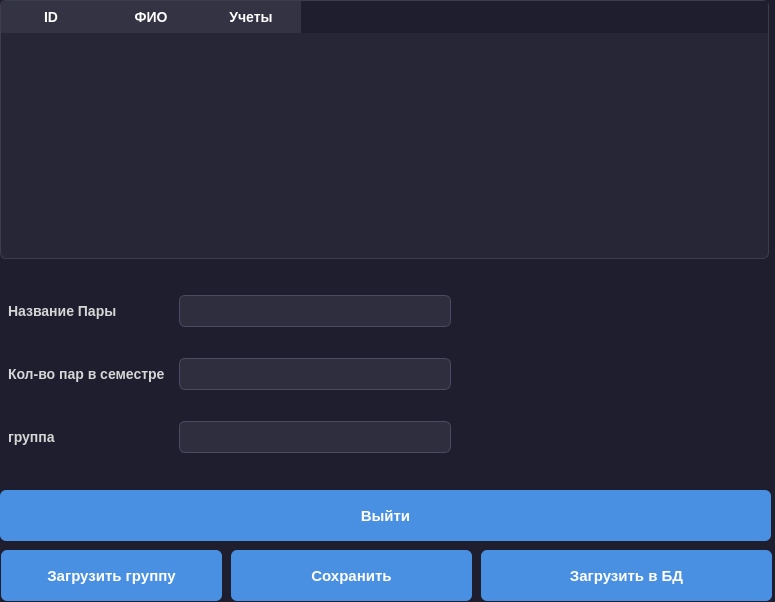
<?xml version="1.0" encoding="UTF-8"?>
<ui version="4.0">
 <class>accountingassessments</class>
 <widget class="QWidget" name="accountingassessments">
  <property name="geometry">
   <rect>
    <x>0</x>
    <y>0</y>
    <width>775</width>
    <height>602</height>
   </rect>
  </property>
  <property name="windowTitle">
   <string>Form</string>
  </property>
  <property name="styleSheet">
   <string notr="true">/* Общий стиль для всего приложения */
QWidget {
    background-color: #1e1e2f;
    color: #e0e0e0;
    font-family: 'Segoe UI', Tahoma, Geneva, Verdana, sans-serif;
    font-size: 14px;
}

/* Группа */
QGroupBox {
    border: 1px solid #3a3f4b;
    border-radius: 8px;
    margin-top: 20px;
    padding: 12px 16px;
    background-color: #2b2b3c;
    color: #e0e0e0;
}

QGroupBox:title {
    subcontrol-origin: margin;
    subcontrol-position: top left;
    padding: 0 6px;
    font-weight: bold;
    font-size: 15px;
    color: #ffffff;
}

/* Метки */
QLabel {
    color: #d6d6d6;
    font-size: 14px;
    font-weight: 500;
    padding: 2px 4px;
}

QLabel#sectionTitle {
    font-size: 18px;
    font-weight: bold;
    color: #87cefa; /* light sky blue */
    padding: 4px 0;
}

/* Кнопки */
QPushButton {
    background-color: #4a90e2;
    color: white;
    border: none;
    border-radius: 6px;
    padding: 10px 24px;
    font-size: 15px;
    font-weight: 600;
}

QPushButton:hover {
    background-color: #357ab8;
}

QPushButton:pressed {
    background-color: #2e5c9a;
}

/* Поля ввода */
QLineEdit {
    background-color: #2e2e3e;
    color: #ffffff;
    border: 1px solid #4a4a60;
    border-radius: 6px;
    padding: 6px 10px;
    font-size: 14px;
}

QLineEdit:focus {
    border: 1px solid #4a90e2;
    background-color: #3a3a50;
}

/* Таблица */
QTableWidget {
    background-color: #262637;
    alternate-background-color: #2e2e42;
    gridline-color: #3a3f4b;
    border: 1px solid #3a3f4b;
    border-radius: 6px;
    font-size: 14px;
    color: #e0e0e0;
    selection-background-color: #4a90e2;
    selection-color: #ffffff;
}

QHeaderView::section {
    background-color: #333344;
    color: #ffffff;
    padding: 6px;
    border: none;
    font-weight: bold;
    font-size: 14px;
}

QTableCornerButton::section {
    background-color: #333344;
    border: none;
}

/* Скроллбары (для виджетов с прокруткой) */
QScrollBar:vertical {
    background: #1e1e2f;
    width: 12px;
    margin: 0px;
    border-radius: 6px;
}

QScrollBar::handle:vertical {
    background: #4a90e2;
    min-height: 20px;
    border-radius: 6px;
}

QScrollBar::add-line:vertical,
QScrollBar::sub-line:vertical {
    height: 0px;
}

QScrollBar:horizontal {
    background: #1e1e2f;
    height: 12px;
    margin: 0px;
    border-radius: 6px;
}

QScrollBar::handle:horizontal {
    background: #4a90e2;
    min-width: 20px;
    border-radius: 6px;
}

QScrollBar::add-line:horizontal,
QScrollBar::sub-line:horizontal {
    width: 0px;
}
</string>
  </property>
  <widget class="QPushButton" name="pushButton">
   <property name="geometry">
    <rect>
     <x>1</x>
     <y>550</y>
     <width>221</width>
     <height>51</height>
    </rect>
   </property>
   <property name="text">
    <string>Загрузить группу</string>
   </property>
  </widget>
  <widget class="QPushButton" name="btnSave">
   <property name="geometry">
    <rect>
     <x>231</x>
     <y>550</y>
     <width>241</width>
     <height>51</height>
    </rect>
   </property>
   <property name="text">
    <string>Сохранить</string>
   </property>
  </widget>
  <widget class="QPushButton" name="pushButton_3">
   <property name="geometry">
    <rect>
     <x>481</x>
     <y>550</y>
     <width>291</width>
     <height>51</height>
    </rect>
   </property>
   <property name="text">
    <string>Загрузить в БД</string>
   </property>
  </widget>
  <widget class="QPushButton" name="btnBack">
   <property name="geometry">
    <rect>
     <x>0</x>
     <y>490</y>
     <width>771</width>
     <height>51</height>
    </rect>
   </property>
   <property name="text">
    <string>Выйти</string>
   </property>
  </widget>
  <widget class="QTableWidget" name="tableWidget">
   <property name="geometry">
    <rect>
     <x>0</x>
     <y>0</y>
     <width>769</width>
     <height>259</height>
    </rect>
   </property>
   <column>
    <property name="text">
     <string>ID</string>
    </property>
   </column>
   <column>
    <property name="text">
     <string>ФИО</string>
    </property>
   </column>
   <column>
    <property name="text">
     <string>Учеты</string>
    </property>
   </column>
  </widget>
  <widget class="QWidget" name="gridLayoutWidget">
   <property name="geometry">
    <rect>
     <x>0</x>
     <y>270</y>
     <width>451</width>
     <height>211</height>
    </rect>
   </property>
   <layout class="QGridLayout" name="gridLayout">
    <item row="2" column="1">
     <widget class="QLineEdit" name="lineEditGroupName"/>
    </item>
    <item row="0" column="1">
     <widget class="QLineEdit" name="lineEditNameLesson"/>
    </item>
    <item row="0" column="0">
     <widget class="QLabel" name="label">
      <property name="text">
       <string>Название Пары</string>
      </property>
     </widget>
    </item>
    <item row="1" column="1">
     <widget class="QLineEdit" name="lineEditSlotsLesson"/>
    </item>
    <item row="1" column="0">
     <widget class="QLabel" name="label_2">
      <property name="text">
       <string>Кол-во пар в семестре</string>
      </property>
     </widget>
    </item>
    <item row="2" column="0">
     <widget class="QLabel" name="label_3">
      <property name="text">
       <string>группа</string>
      </property>
     </widget>
    </item>
   </layout>
  </widget>
 </widget>
 <resources/>
 <connections/>
</ui>
